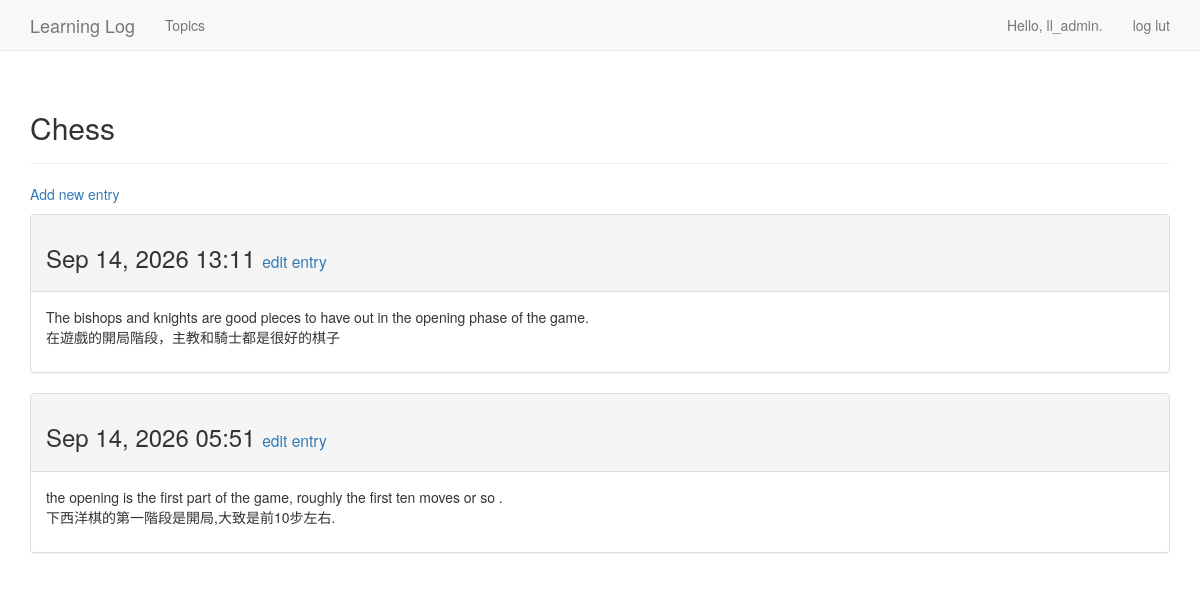
The page /topics/1/ (signed in) on the database its author committed.
### learning_logs/models.py (models this page shows, shortened)
class Topic(models.Model):
    text = models.CharField(max_length = 200)
    date_added = models.DateTimeField(auto_now_add= True)
    owner = models.ForeignKey(User, on_delete=models.CASCADE)   # 新增外部鍵連接使用者
    def __str__(self):
        return self.text

class Entry(models.Model):
    topic = models.ForeignKey(Topic, on_delete=models.CASCADE)
    text = models.TextField()
    date_added = models.DateTimeField(auto_now_add= True)
    class Meta:
        verbose_name_plural = 'entries'

### learning_logs/views.py (the view)
# urls.py: path('topics/<int:topic_id>/', views.topic, name='topic'),
@login_required
def topic(request, topic_id):
    topic = Topic.objects.get(id=topic_id)
    if topic.owner != request.user:         # 保護使用者主題edit_entry頁面
        raise Http404
    entries = topic.entry_set.order_by('-date_added')
    context = {'topic': topic, 'entries': entries}
    return render(request, 'learning_logs/topic.html',context)

### learning_logs/templates/learning_logs/topic.html
{% extends "learning_logs/base.html" %}
{% block header %}
    <h2>{{ topic }}</h2>
{% endblock header %}
{% block content %}
    <p>
        <a href="{% url 'learning_logs:new_entry' topic.id %}">Add new entry</a>
    </p>
    {% for entry in entries %}
        <div class="panel panel-default">
            <div class="panel-heading">
                <h3>
                    {{ entry.date_added|date:'M d, Y H:i' }}
                    <small>
                        <a href="{% url 'learning_logs:edit_entry' entry.id %}">edit entry</a>
                    </small>
                </h3>
            </div>
        <div class="panel-body">
            {{ entry.text|linebreaks }}
        </div>
        </div>
    {% empty %}
            There are no entries for this topic yet.
    {% endfor %}
{% endblock content %}

### learning_logs/templates/learning_logs/base.html (shortened to what this page needs)
{% load bootstrap3 %}
<!DOCTYPE html>
<html lang="en">
<head>
    {% bootstrap_css %}
</head>
<body>
    <nav class ="navbar navbar-default navbar-static-top">
        <div class="container">
            <div class="navbar-header">
                <a class="navbar-brand" href="{% url 'learning_logs:index' %}">Learning Log</a>
            </div>
            <div id="navbar" class="navbar-collapse collapse">
                <ul class="nav navbar-nav">
                    <li><a href="{% url 'learning_logs:topics' %}">Topics</a></li>
                </ul>
                <ul class="nav navbar-nav navbar-right">
                    {% if user.is_authenticated %}
                        <li><a>Hello, {{ user.username }}.</a></li>
                        <li><a href="{% url 'users:logout' %}">log lut</a></li>
                    {% else %}
                        <li><a href="{% url 'users:register' %}">register</a></li>
                        <li><a href="{% url 'users:login' %}">log in</a></li>
                    {% endif %}
                </ul>
            </div>
        </div>
    </nav>
    <div class="container">
      <div class="page-header">
        {% block header %}{% endblock %}
      </div>
      <div>
        {% block content %}{% endblock %}
      </div>
    </div>
</body>
</html>

### rows shown on the page
Topic: text "Chess"
Entry: date_added "Sep 14, 2026 13:11", text "The bishops and knights are good pieces to have out in the opening phase of the game. 在遊戲的開局階段，主教和騎士都是很好的棋子"
Entry: date_added "Sep 14, 2026 05:51", text "the opening is the first part of the game, roughly the first ten moves or so . 下西洋棋的第一階段是開局,大致是前10步左右."

### other values the page prints
{{ user.username }} "ll_admin"
